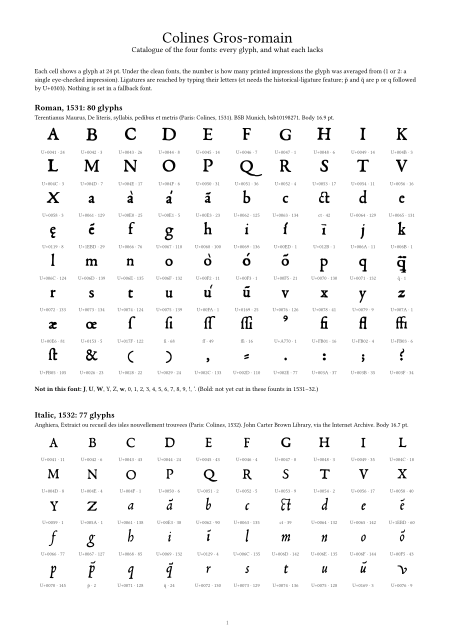
#> input picture specimen/catalogue1.png, 909 x 1286 px (shown at 1/2 size)
$ python -i harvest_ufm.py   (imports and definitions only)
#> lines starting #> are read from the running program, lines starting #| are printed output that depends on the picture; after the words box and inside, x2 and y2 are one past the last pixel; in counts of white or black regions, pixels touching at a corner belong together
#> further down, picture is the input picture: shape (1286, 909); min 1, max 255, mean 247.9
"""Unattended book gathering from UB Frankfurt (Visual Library IIIF), for the
Garamont/Granjon harvest. Runs for hours; safe to stop and restart (it skips
what it already has).

Usage: python -I harvest_ufm.py <candidates.json> [--lib ufm|erara] [--cap-gb 120] [--min-free-gb 60]

candidates.json: {titleinfo_id: listing text} (collected from the library's search in
a browser; the search pages sit behind a browser check, IIIF does not).

For each candidate dated within the library's range (--lib, see LIBS; year read
from the listing text):
  1. fetch its IIIF manifest -> source/books/ufm/<id>/manifest.json (+ meta.json)
  2. download every page at full size -> source/books/ufm/<id>/p<NNNN>.jpg
  3. measure each page: dominant line pitch (px) by autocorrelation of the ink profile,
     and page size in px -> source/books/ufm/<id>/survey.json
Logs to work/harvest_ufm.log, progress to work/harvest_ufm_status.json.
Stops cleanly when the downloaded total passes --cap-gb or N: has < --min-free-gb free.
One request at a time with a pause between requests, to be polite to the library.
"""
import sys, os, json, re, time, shutil, urllib.request, io
import numpy as np
import cv2

ROOT = os.path.abspath(os.path.join(os.path.dirname(__file__), ".."))
# --lib picks the library (both run Visual Library, so manifests and images match):
#   ufm   UB Frankfurt, Frankfurt imprints 1555-1625 (the Egenolff-Berner foundry's city)
#   erara e-rara.ch, Paris imprints 1530-1561 (Estienne, Colines, Vascosan, Wechel:
#         Garamont's lifetime, his types at their freshest)
LIBS = {"ufm": ("https://sammlungen.ub.uni-frankfurt.de/i3f/v20", 1555, 1625),
        "erara": ("https://www.e-rara.ch/i3f/v20", 1530, 1561)}
LIB = sys.argv[sys.argv.index("--lib") + 1] if "--lib" in sys.argv else "ufm"
BASE, YMIN, YMAX = LIBS[LIB]
OUT = os.path.join(ROOT, "source", "books", LIB)
LOG = os.path.join(ROOT, "work", f"harvest_{LIB}.log")
STATUS = os.path.join(ROOT, "work", f"harvest_{LIB}_status.json")
UA = {"User-Agent": "Garamont-reconstruction research (single-threaded, polite)"}
PAUSE = 1.0


# [15 lines left out: functions log, get, not called in this run]


def year_of(text):
    ys = [int(y) for y in re.findall(r"\b(1[5-6]\d\d)\b", text)]
    return min(ys) if ys else None


def line_pitch(gray):
    """Dominant baseline-to-baseline distance on the page (px), from the
    autocorrelation of the horizontal ink profile of the central text area."""
    h, w = gray.shape
#> h = 1286; w = 909
    c = gray[int(h * .12):int(h * .88), int(w * .15):int(w * .85)]
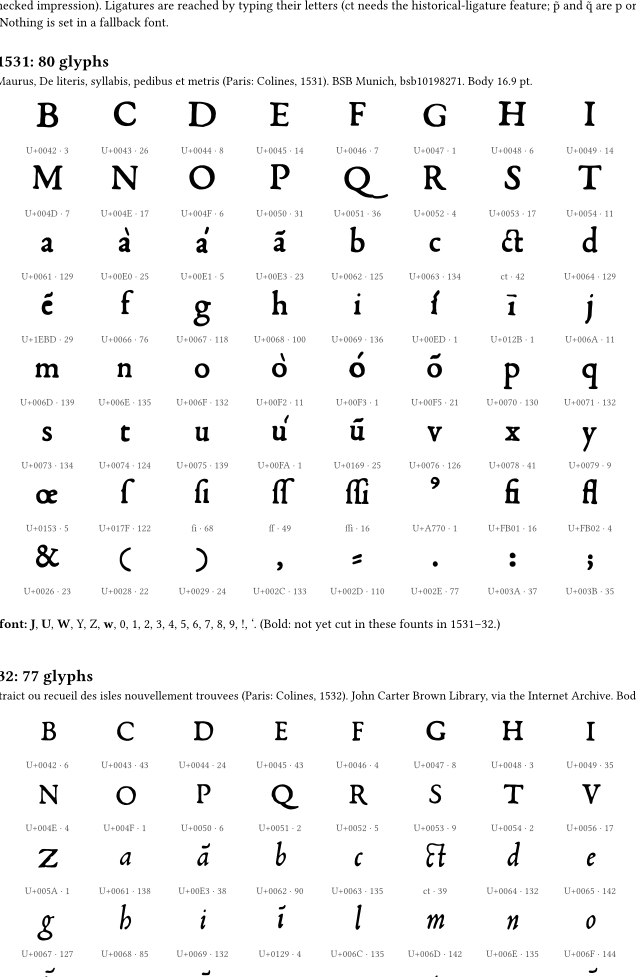
#> c: shape (977, 636); min 1, max 255, mean 245.9
    _, bw = cv2.threshold(cv2.GaussianBlur(c, (5, 5), 0), 0, 255, cv2.THRESH_BINARY_INV + cv2.THRESH_OTSU)
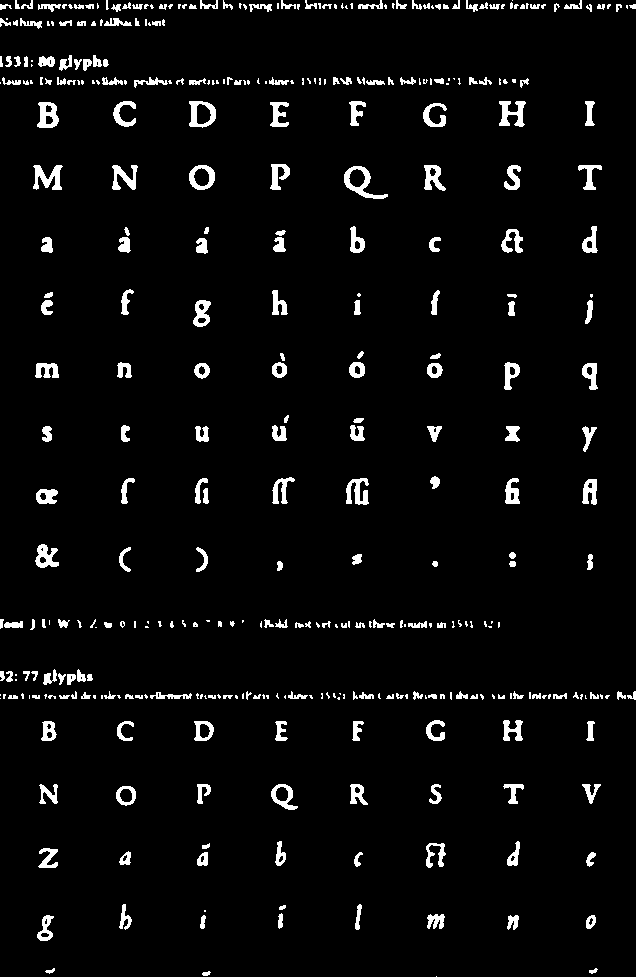
#> bw: shape (977, 636); 4.3% white; 398 white regions (145 under 20 px), largest, box (x1, y1, x2, y2) and area: (344, 166, 388, 199) 459, (33, 165, 63, 190) 412, (499, 101, 526, 127) 394
    p = bw.sum(1).astype(np.float64)
#> p = 977 values, max 102510 at index 5, min 0 at index 12, mean 6952.3
    if p.max() == 0:
        return None, 0.0
    p -= p.mean()
#> p = 977 values, max 95557.7 at index 5, min -6952.3 at index 12, mean 1.19e-13
    ac = np.correlate(p, p, "full")[len(p) - 1:]
#> ac = 977 values, max 1.54e+11 at index 0, min -2.88e+10 at index 30, mean 78649430.3
    ac /= ac[0] + 1e-9
#> ac = 977 values, max 1 at index 0, min -0.187 at index 30, mean 0.000512
    lo = 15; hi = min(len(ac) - 1, 400)
#> after `hi = min(len(ac) - 1, 400)`: hi = 400
    if hi <= lo:
        return None, 0.0
    k = lo + int(np.argmax(ac[lo:hi]))
#> k = 73
    return k, float(ac[k])


# [71 lines left out: functions dir_gb, main, not called in this run]


# [2 lines not run here, left out]

>>> import cv2
>>> picture = cv2.imread('../specimen/catalogue1.png', cv2.IMREAD_GRAYSCALE)
>>> result = line_pitch(picture)
#> result = (73, 0.24)

$ run again, on specimen/catalogue3.png
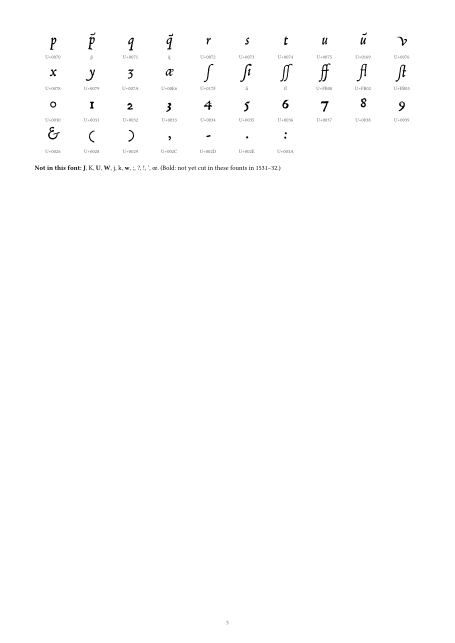
#> input picture specimen/catalogue3.png, 909 x 1286 px (shown at 1/2 size)
#> picture is the input picture: shape (1286, 909); min 1, max 255, mean 253.8
#> in line_pitch, `c = gray[int(h * .12):int(h * .88), int(w * .15):int(w * .85)]`:
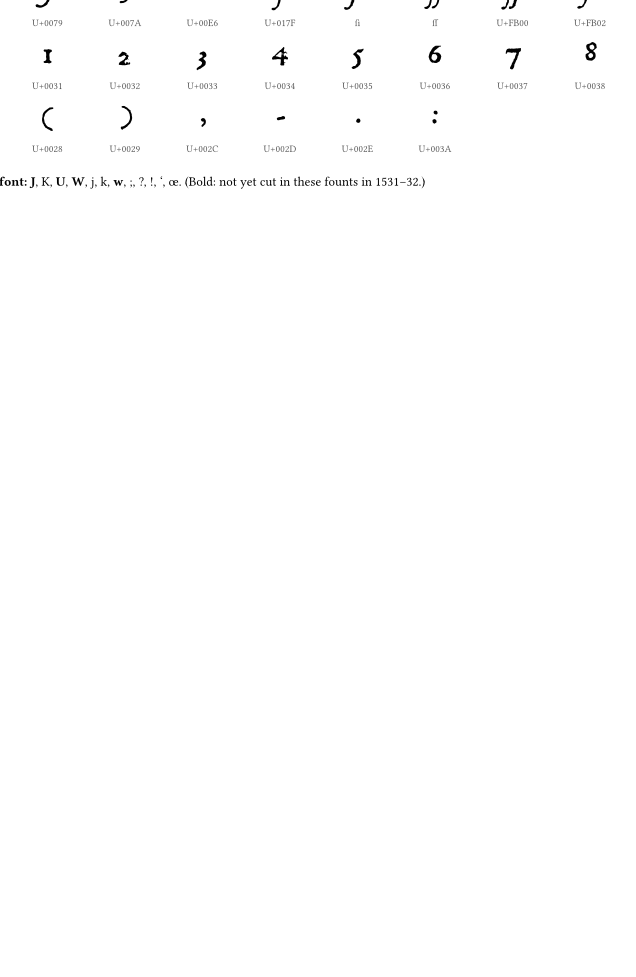
#> c: shape (977, 636); min 1, max 255, mean 253.9
#> in line_pitch, `_, bw = cv2.threshold(cv2.GaussianBlur(c, (5, 5), 0), 0, 255, cv2.THRE..`:
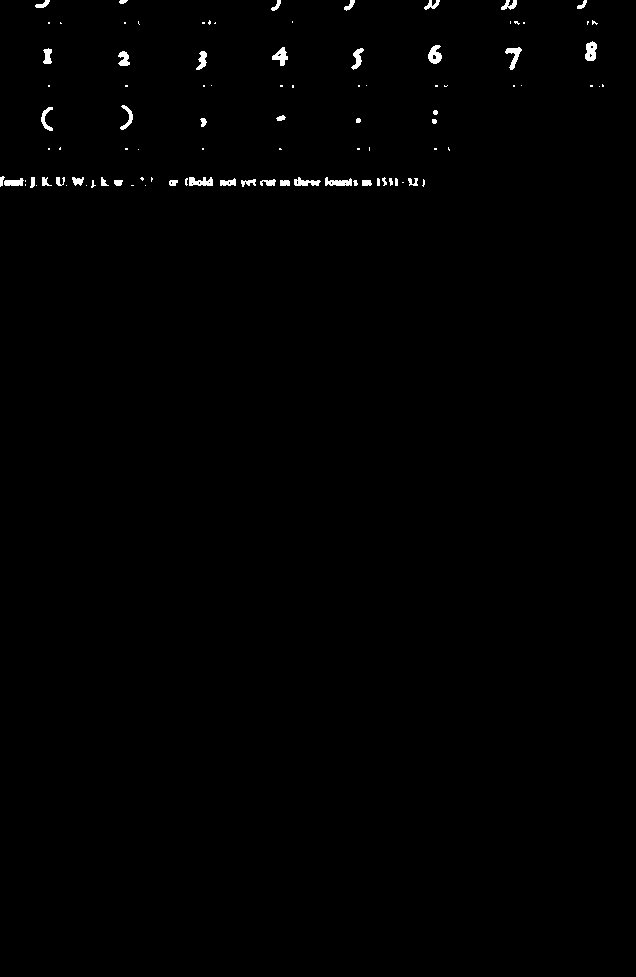
#> bw: shape (977, 636); 0.59% white; 96 white regions (51 under 20 px), largest, box (x1, y1, x2, y2) and area: (585, 41, 597, 61) 178, (428, 45, 442, 64) 173, (505, 47, 522, 70) 162
#> in line_pitch, `p = bw.sum(1).astype(np.float64)`: p = 977 values, max 61710 at index 181, min 0 at index 11, mean 959.7
#> in line_pitch, `p -= p.mean()`: p = 977 values, max 60750.3 at index 181, min -959.7 at index 11, mean -1.79e-13
#> in line_pitch, `ac = np.correlate(p, p, "full")[len(p) - 1:]`: ac = 977 values, max 2.47e+10 at index 0, min -726700562.5 at index 789, mean 12641019.2
#> in line_pitch, `ac /= ac[0] + 1e-9`: ac = 977 values, max 1 at index 0, min -0.0294 at index 789, mean 0.000512
#> hi = 400
#> k = 126
#> result = (126, 0.257)

$ run again, on specimen/specimen1.png
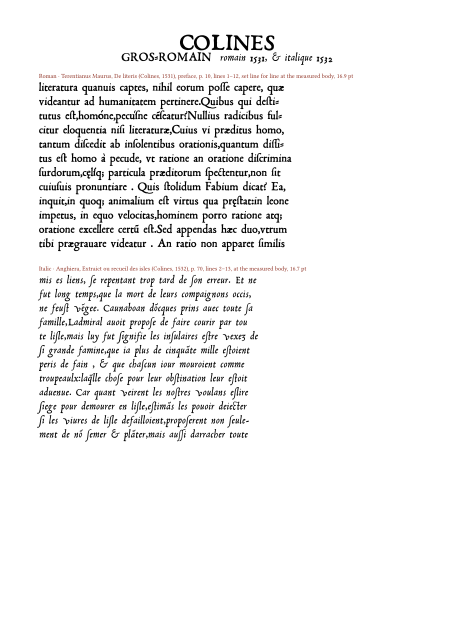
#> input picture specimen/specimen1.png, 909 x 1286 px (shown at 1/2 size)
#> in line_pitch, `c = gray[int(h * .12):int(h * .88), int(w * .15):int(w * .85)]`:
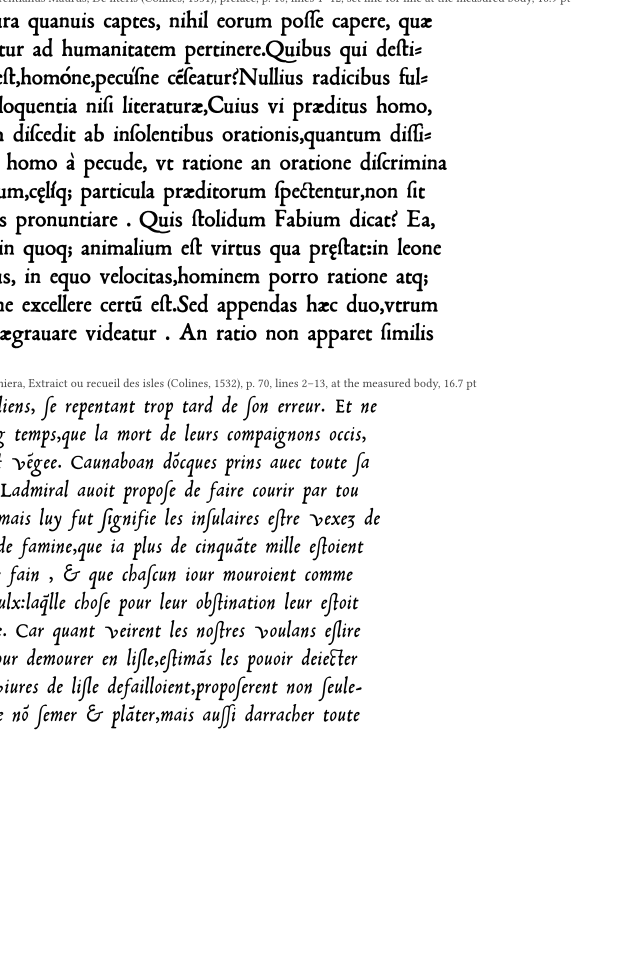
#> c: shape (977, 636); min 0, max 255, mean 237.4
#> in line_pitch, `_, bw = cv2.threshold(cv2.GaussianBlur(c, (5, 5), 0), 0, 255, cv2.THRE..`:
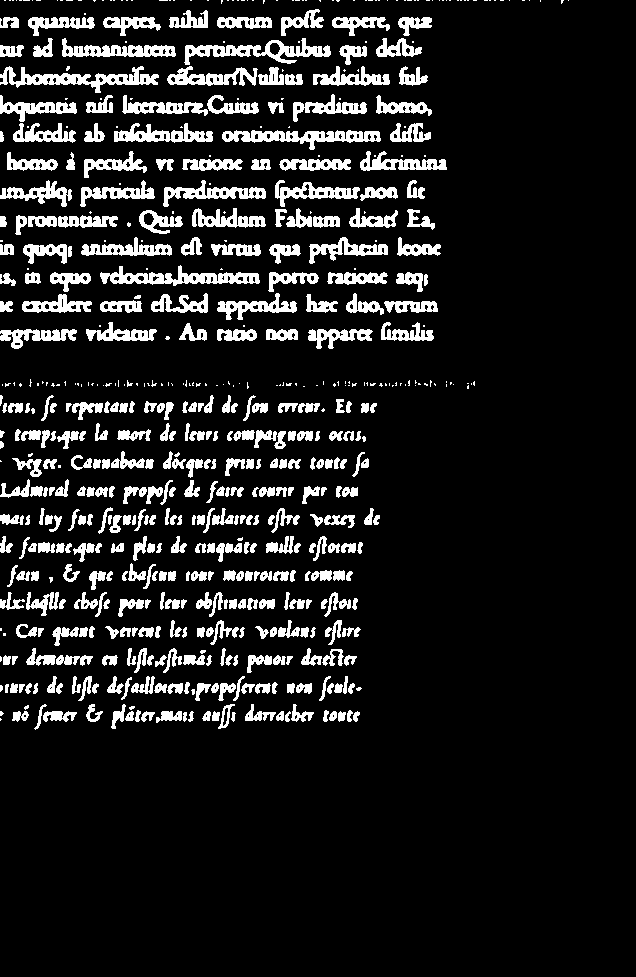
#> bw: shape (977, 636); 11.7% white; 626 white regions (222 under 20 px), largest, box (x1, y1, x2, y2) and area: (0, 66, 159, 93) 1533, (100, 265, 260, 286) 1442, (184, 38, 331, 65) 1434
#> in line_pitch, `p = bw.sum(1).astype(np.float64)`: p = 977 values, max 95625 at index 139, min 0 at index 4, mean 18915.2
#> in line_pitch, `p -= p.mean()`: p = 977 values, max 76709.8 at index 139, min -18915.2 at index 4, mean 4.29e-12
#> in line_pitch, `ac = np.correlate(p, p, "full")[len(p) - 1:]`: ac = 977 values, max 7.48e+11 at index 0, min -2.11e+11 at index 40, mean 382555598
#> in line_pitch, `ac /= ac[0] + 1e-9`: ac = 977 values, max 1 at index 0, min -0.282 at index 40, mean 0.000512
#> hi = 400
#> k = 28
#> result = (28, 0.877)

$ run again, on specimen/specimen2.png
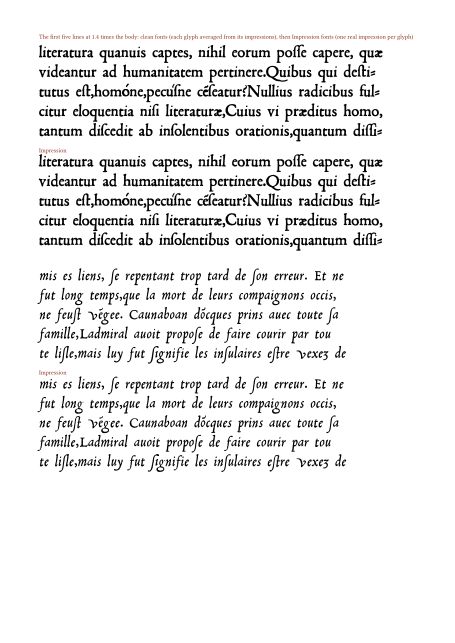
#> input picture specimen/specimen2.png, 909 x 1286 px (shown at 1/2 size)
#> in line_pitch, `c = gray[int(h * .12):int(h * .88), int(w * .15):int(w * .85)]`:
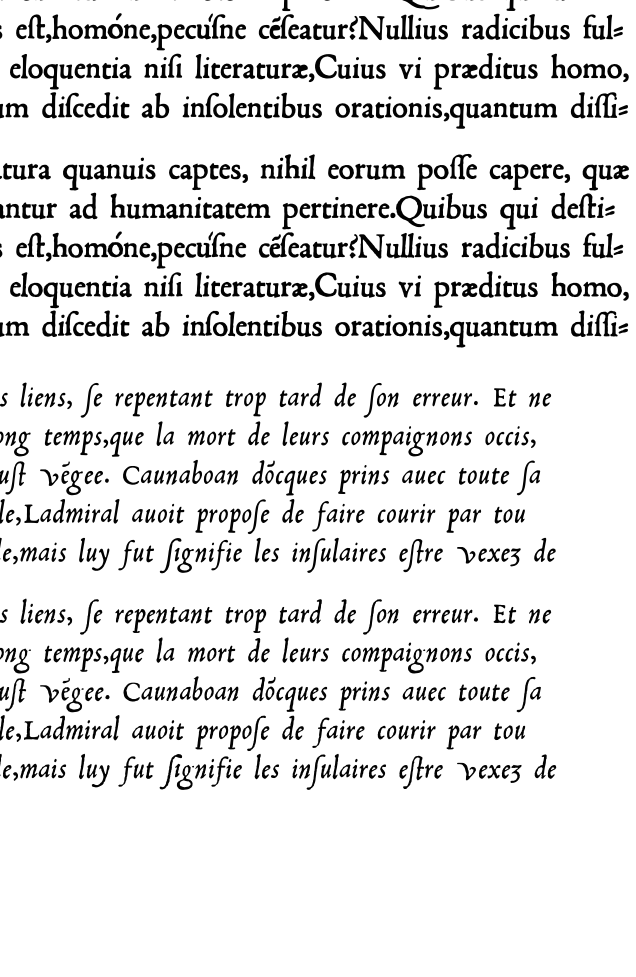
#> c: shape (977, 636); min 0, max 255, mean 228.6
#> in line_pitch, `_, bw = cv2.threshold(cv2.GaussianBlur(c, (5, 5), 0), 0, 255, cv2.THRE..`:
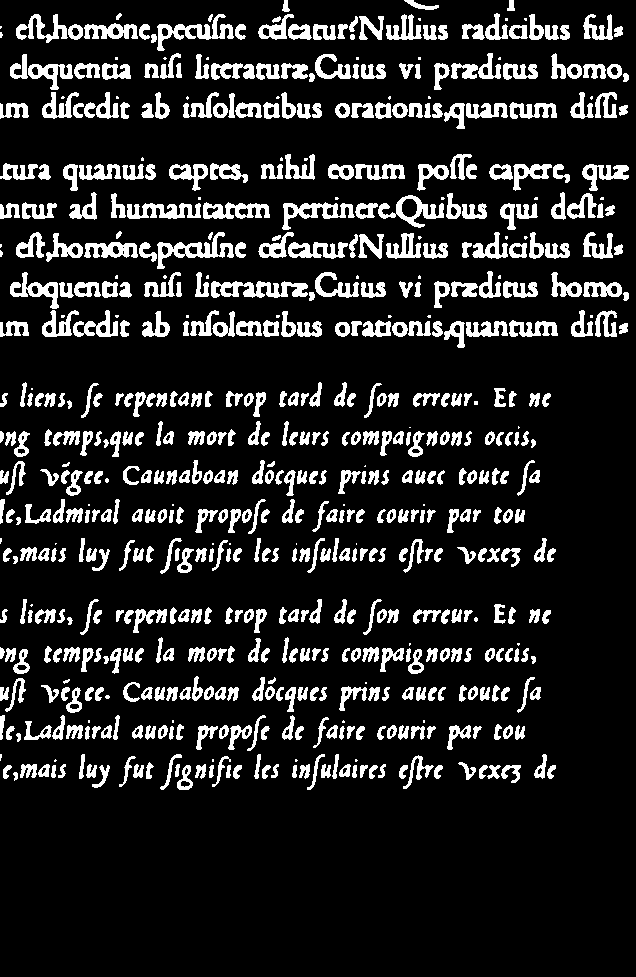
#> bw: shape (977, 636); 14.2% white; 661 white regions (76 under 20 px), largest, box (x1, y1, x2, y2) and area: (211, 281, 308, 298) 1013, (157, 232, 234, 269) 907, (157, 14, 234, 51) 883
#> in line_pitch, `p = bw.sum(1).astype(np.float64)`: p = 977 values, max 123930 at index 255, min 0 at index 12, mean 23055.7
#> in line_pitch, `p -= p.mean()`: p = 977 values, max 100874.3 at index 255, min -23055.7 at index 12, mean 2.86e-12
#> in line_pitch, `ac = np.correlate(p, p, "full")[len(p) - 1:]`: ac = 977 values, max 1.08e+12 at index 0, min -3.28e+11 at index 24, mean 551333235
#> in line_pitch, `ac /= ac[0] + 1e-9`: ac = 977 values, max 1 at index 0, min -0.305 at index 24, mean 0.000512
#> hi = 400
#> k = 39
#> result = (39, 0.668)
